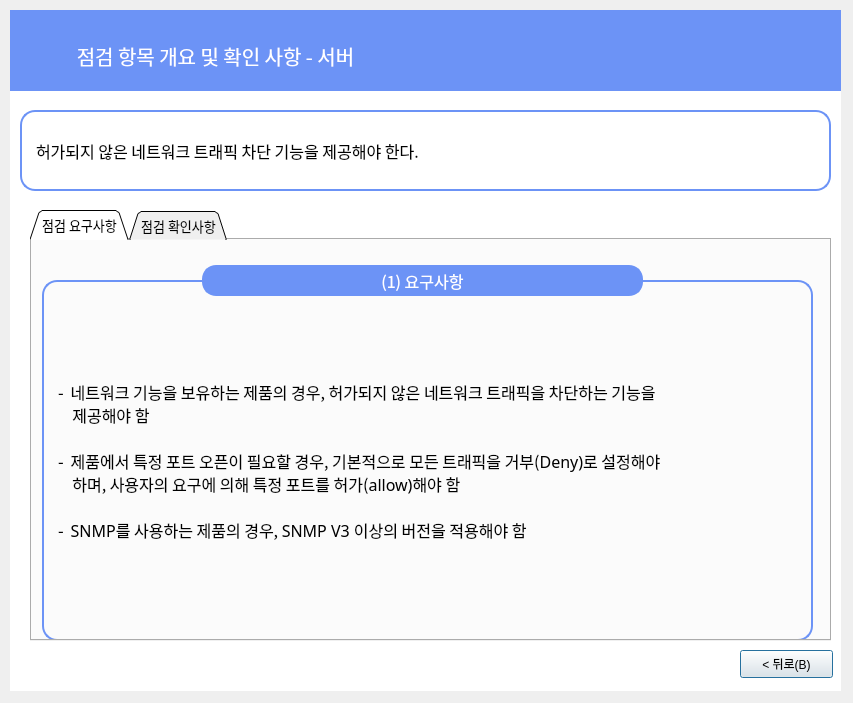
<?xml version="1.0" encoding="UTF-8"?>
<ui version="4.0">
 <class>Dialog</class>
 <widget class="QDialog" name="Dialog">
  <property name="geometry">
   <rect>
    <x>0</x>
    <y>0</y>
    <width>853</width>
    <height>703</height>
   </rect>
  </property>
  <property name="windowTitle">
   <string>Dialog</string>
  </property>
  <widget class="QLabel" name="label_6">
   <property name="geometry">
    <rect>
     <x>10</x>
     <y>10</y>
     <width>831</width>
     <height>681</height>
    </rect>
   </property>
   <property name="font">
    <font>
     <family>Gmarket Sans TTF</family>
     <pointsize>16</pointsize>
     <weight>50</weight>
     <bold>false</bold>
     <kerning>true</kerning>
    </font>
   </property>
   <property name="autoFillBackground">
    <bool>false</bool>
   </property>
   <property name="styleSheet">
    <string notr="true">background-color: rgb(255,255,255);
border-color: rgb(0, 0, 0);</string>
   </property>
   <property name="text">
    <string/>
   </property>
   <property name="scaledContents">
    <bool>false</bool>
   </property>
   <property name="alignment">
    <set>Qt::AlignCenter</set>
   </property>
  </widget>
  <widget class="QLabel" name="label_7">
   <property name="geometry">
    <rect>
     <x>10</x>
     <y>10</y>
     <width>831</width>
     <height>81</height>
    </rect>
   </property>
   <property name="font">
    <font>
     <family>Gmarket Sans TTF</family>
     <pointsize>11</pointsize>
     <weight>50</weight>
     <bold>false</bold>
     <kerning>true</kerning>
    </font>
   </property>
   <property name="autoFillBackground">
    <bool>false</bool>
   </property>
   <property name="styleSheet">
    <string notr="true">background-color: rgb(108, 147, 246);
border-color: rgb(0, 0, 0);</string>
   </property>
   <property name="text">
    <string/>
   </property>
   <property name="scaledContents">
    <bool>false</bool>
   </property>
  </widget>
  <widget class="QLabel" name="label_8">
   <property name="geometry">
    <rect>
     <x>10</x>
     <y>30</y>
     <width>411</width>
     <height>51</height>
    </rect>
   </property>
   <property name="font">
    <font>
     <family>AppleSDGothicNeoM00</family>
     <pointsize>15</pointsize>
    </font>
   </property>
   <property name="styleSheet">
    <string notr="true">color : rgb(255, 255, 255)</string>
   </property>
   <property name="text">
    <string>점검 항목 개요 및 확인 사항 - 서버</string>
   </property>
   <property name="alignment">
    <set>Qt::AlignCenter</set>
   </property>
  </widget>
  <widget class="QLabel" name="label_9">
   <property name="geometry">
    <rect>
     <x>20</x>
     <y>110</y>
     <width>811</width>
     <height>81</height>
    </rect>
   </property>
   <property name="font">
    <font>
     <family>AppleSDGothicNeoM00</family>
     <pointsize>12</pointsize>
     <weight>50</weight>
     <bold>false</bold>
     <kerning>true</kerning>
    </font>
   </property>
   <property name="autoFillBackground">
    <bool>false</bool>
   </property>
   <property name="styleSheet">
    <string notr="true">background-color : rgb(255, 255, 255);
padding-left:10px;
border: 2px solid rgb(108, 147, 246);
border-radius:15px</string>
   </property>
   <property name="text">
    <string>허가되지 않은 네트워크 트래픽 차단 기능을 제공해야 한다.</string>
   </property>
   <property name="scaledContents">
    <bool>false</bool>
   </property>
  </widget>
  <widget class="QPushButton" name="pushButton_4">
   <property name="geometry">
    <rect>
     <x>740</x>
     <y>650</y>
     <width>93</width>
     <height>28</height>
    </rect>
   </property>
   <property name="text">
    <string>&lt; 뒤로(B)</string>
   </property>
  </widget>
  <widget class="QTabWidget" name="tabWidget">
   <property name="geometry">
    <rect>
     <x>30</x>
     <y>210</y>
     <width>801</width>
     <height>431</height>
    </rect>
   </property>
   <property name="font">
    <font>
     <family>AppleSDGothicNeoM00</family>
     <pointsize>10</pointsize>
    </font>
   </property>
   <property name="contextMenuPolicy">
    <enum>Qt::DefaultContextMenu</enum>
   </property>
   <property name="styleSheet">
    <string notr="true"/>
   </property>
   <property name="tabShape">
    <enum>QTabWidget::Triangular</enum>
   </property>
   <property name="currentIndex">
    <number>0</number>
   </property>
   <property name="elideMode">
    <enum>Qt::ElideNone</enum>
   </property>
   <property name="tabBarAutoHide">
    <bool>false</bool>
   </property>
   <widget class="QWidget" name="tab">
    <attribute name="title">
     <string>점검 요구사항</string>
    </attribute>
    <widget class="QLabel" name="label_21">
     <property name="geometry">
      <rect>
       <x>10</x>
       <y>40</y>
       <width>771</width>
       <height>361</height>
      </rect>
     </property>
     <property name="font">
      <font>
       <family>AppleSDGothicNeoM00</family>
       <pointsize>12</pointsize>
      </font>
     </property>
     <property name="styleSheet">
      <string notr="true">

border: 2px solid rgb(108, 147, 246);
border-radius:15px;
padding-left:10px;</string>
     </property>
     <property name="text">
      <string>- ‌ 네트워크 기능을 보유하는 제품의 경우, 허가되지 않은 네트워크 트래픽을 차단하는 기능을
    제공해야 함

- ‌ 제품에서 특정 포트 오픈이 필요할 경우, 기본적으로 모든 트래픽을 거부(Deny)로 설정해야
    하며, 사용자의 요구에 의해 특정 포트를 허가(allow)해야 함

- ‌ SNMP를 사용하는 제품의 경우, SNMP V3 이상의 버전을 적용해야 함</string>
     </property>
    </widget>
    <widget class="QLabel" name="label_3">
     <property name="geometry">
      <rect>
       <x>160</x>
       <y>0</y>
       <width>461</width>
       <height>81</height>
      </rect>
     </property>
     <property name="font">
      <font>
       <family>AppleSDGothicNeoM00</family>
       <pointsize>12</pointsize>
      </font>
     </property>
     <property name="styleSheet">
      <string notr="true">background-color : rgb(108, 147, 246);
color : rgb(255, 255, 255);
border: 2px solid rgb(108, 147, 246);
margin-left:10px;
margin-right:10px;
margin-top:25px;
margin-bottom:25px;
border-radius:14px
</string>
     </property>
     <property name="text">
      <string>(1) 요구사항</string>
     </property>
     <property name="alignment">
      <set>Qt::AlignCenter</set>
     </property>
    </widget>
   </widget>
   <widget class="QWidget" name="tab_2">
    <attribute name="title">
     <string>점검 확인사항</string>
    </attribute>
    <widget class="QLabel" name="label_22">
     <property name="geometry">
      <rect>
       <x>10</x>
       <y>40</y>
       <width>771</width>
       <height>361</height>
      </rect>
     </property>
     <property name="font">
      <font>
       <family>AppleSDGothicNeoM00</family>
       <pointsize>12</pointsize>
      </font>
     </property>
     <property name="styleSheet">
      <string notr="true">

border: 2px solid rgb(108, 147, 246);
border-radius:15px;
padding-left:10px</string>
     </property>
     <property name="text">
      <string>- ‌ 네트워크 트래픽 허용 및 차단 목록을 확인함

- ‌ 허가된 프로토콜 목록 및 등록사유를 확인함</string>
     </property>
    </widget>
    <widget class="QLabel" name="label_4">
     <property name="geometry">
      <rect>
       <x>160</x>
       <y>0</y>
       <width>461</width>
       <height>81</height>
      </rect>
     </property>
     <property name="font">
      <font>
       <family>AppleSDGothicNeoM00</family>
       <pointsize>12</pointsize>
      </font>
     </property>
     <property name="styleSheet">
      <string notr="true">background-color : rgb(108, 147, 246);
color : rgb(255, 255, 255);
border: 2px solid rgb(108, 147, 246);
margin-left:10px;
margin-right:10px;
margin-top:25px;
margin-bottom:25px;
border-radius:14px
</string>
     </property>
     <property name="text">
      <string>(2) 확인사항</string>
     </property>
     <property name="alignment">
      <set>Qt::AlignCenter</set>
     </property>
    </widget>
   </widget>
  </widget>
 </widget>
 <resources/>
 <connections/>
</ui>
